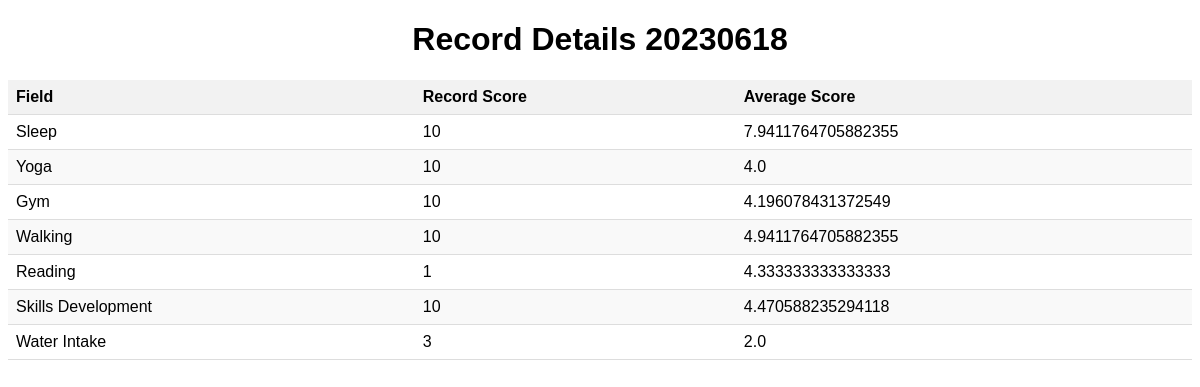
Page /record/recorddetails/20230618/ on the committed database.
### records/models.py (models this page shows, shortened)
class Record(models.Model):
    recordid = models.CharField(max_length=8, primary_key=True, editable=False)
    SLEEP_CHOICES = [
        ('1-3 Hrs', '1 to 3 hours scores 15'),
        ('3-5 Hrs', '3 to 5 hours scores 10'),
        ('5-7 Hrs', '5 to 7 hours scores 5'),
        ('7+ Hrs', 'Above 7 hours scores 0')
    ]
    CHOICES = [
        ('60', '60 mins scores 10'),
        ('45', '45 mins scores 5'),
        ('30', '30 mins scores 2'),
        ('15', '15 mins scores 1'),
        ('0','none')
    ]
    WATER_CHOICES = [
        ('3L','3L scores 3'),
        ('2L','3L scores 2'),
        ('1L','3L scores 1'),
    ]
    sleep = models.CharField(max_length=10, choices=SLEEP_CHOICES)
    yoga = models.CharField(max_length=4, choices=CHOICES)
    gym = models.CharField(max_length=4, choices=CHOICES)
    walking = models.CharField(max_length=4, choices=CHOICES)
    reading = models.CharField(max_length=4, choices=CHOICES)
    skills_development = models.CharField(max_length=4, choices=CHOICES)
    water_intake = models.CharField(max_length=4, choices=WATER_CHOICES)
    expenses = models.IntegerField()
    todays_dairy = models.TextField(max_length=500)
    updated_at = models.DateTimeField(auto_now=True)

class Score(models.Model):
    record = models.OneToOneField('Record', on_delete=models.CASCADE, primary_key=True)
    sleep_score = models.IntegerField(default=0)
    yoga_score = models.IntegerField(default=0)
    gym_score = models.IntegerField(default=0)
    walking_score = models.IntegerField(default=0)
    reading_score = models.IntegerField(default=0)
    skills_development_score = models.IntegerField(default=0)
    water_intake_score = models.IntegerField(default=0)

### records/views.py (the view)
# urls.py: path('recorddetails/<int:recordid>/', views.recorddetails, name='recorddetails'),
def recorddetails(request, recordid):
    record = get_object_or_404(Record, recordid=recordid)
    score = Score.objects.get(record=record)
    avg_scores = Score.objects.aggregate(
        sleep_average=Avg('sleep_score'),
        yoga_average=Avg('yoga_score'),
        gym_average=Avg('gym_score'),
        walking_average=Avg('walking_score'),
        reading_average=Avg('reading_score'),
        skills_development_average=Avg('skills_development_score'),
        water_intake_average=Avg('water_intake_score')
    )
    context = {'record': record, 'score': score, 'avg_scores': avg_scores}
    return render(request, 'recorddetails.html', context)

### templates/recorddetails.html (shortened to what this page needs)
<!DOCTYPE html>
<html>
<head>
</head>
<body>
  <h1>Record Details {{ record.recordid }}</h1>
  <table>
    <thead>
      <tr>
        <th>Field</th>
        <th>Record Score</th>
        <th>Average Score</th>
      </tr>
    </thead>
    <tbody>
      <tr>
        <td>Sleep</td>
        <td>{{ score.sleep_score }}</td>
        <td>{{ avg_scores.sleep_average }}</td>
      </tr>
      <tr>
        <td>Yoga</td>
        <td>{{ score.yoga_score }}</td>
        <td>{{ avg_scores.yoga_average }}</td>
      </tr>
      <tr>
        <td>Gym</td>
        <td>{{ score.gym_score }}</td>
        <td>{{ avg_scores.gym_average }}</td>
      </tr>
      <tr>
        <td>Walking</td>
        <td>{{ score.walking_score }}</td>
        <td>{{ avg_scores.walking_average }}</td>
      </tr>
      <tr>
        <td>Reading</td>
        <td>{{ score.reading_score }}</td>
        <td>{{ avg_scores.reading_average }}</td>
      </tr>
      <tr>
        <td>Skills Development</td>
        <td>{{ score.skills_development_score }}</td>
        <td>{{ avg_scores.skills_development_average }}</td>
      </tr>
      <tr>
        <td>Water Intake</td>
        <td>{{ score.water_intake_score }}</td>
        <td>{{ avg_scores.water_intake_average }}</td>
      </tr>
    </tbody>
  </table>
</body>
</html>

### templates/recorddetails.html (style rules this page uses)
body { font-family: Arial, sans-serif; }
h1 { text-align: center; }
table { width: 100%; border-collapse: collapse; margin-top: 20px; }
th, td { padding: 8px; text-align: left; border-bottom: 1px solid #ddd; }
th { background-color: #f2f2f2; font-weight: bold; }
tr:nth-child(even) { background-color: #f9f9f9; }

### rows in the picture
Record: recordid "20230618"
Score: sleep_score "10", yoga_score "10", gym_score "10", walking_score "10", reading_score "1", skills_development_score "10", water_intake_score "3"

### other values in the picture
{{ avg_scores.sleep_average }} "7.9411764705882355"
{{ avg_scores.yoga_average }} "4.0"
{{ avg_scores.gym_average }} "4.196078431372549"
{{ avg_scores.walking_average }} "4.9411764705882355"
{{ avg_scores.reading_average }} "4.333333333333333"
{{ avg_scores.skills_development_average }} "4.470588235294118"
{{ avg_scores.water_intake_average }} "2.0"
